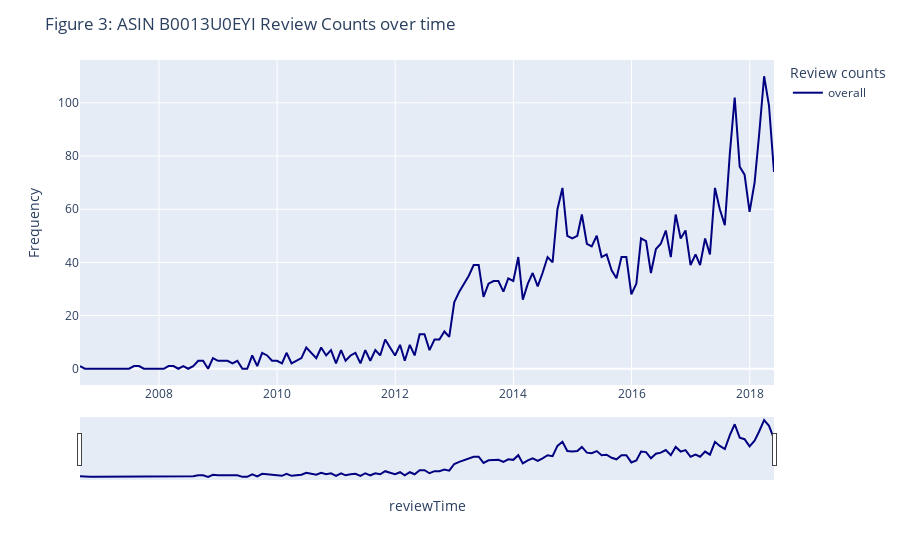

Notebook cell for this chart:
### Code cell
#Plot graph for review counts overtime
fig2 = px.line(monthly_ts_count, x=monthly_ts_count.index, y=monthly_ts_count.columns)

# axis labels and title
fig2.update_layout(
    yaxis_title="Frequency", 
    legend_title="Review counts", 
    title="Figure 3: ASIN B0013U0EYI Review Counts over time"
)
#update color
fig2.update_traces(line_color='navy')
# activate slider
fig2.update_xaxes(rangeslider_visible=True)

fig2.show()

### Figure 1 — Plotly figure (JSON) as saved in the notebook; plotly's stock layout.template omitted (floating-point values rounded to 4 significant figures; data arrays with more than 128 entries replaced by an {"elided": "..."} marker saying what was removed)
{"data": [{"hovertemplate": "variable=overall<br>reviewTime=%{x}<br>value=%{y}<extra></extra>", "legendgroup": "overall", "line": {"color": "navy", "dash": "solid"}, "marker": {"symbol": "circle"}, "mode": "lines", "name": "overall", "orientation": "v", "showlegend": true, "type": "scatter", "x": {"elided": "142 str values"}, "xaxis": "x", "y": {"elided": "142 int values"}, "yaxis": "y"}], "layout": {"legend": {"title": {"text": "Review counts"}, "tracegroupgap": 0}, "margin": {"t": 60}, "title": {"text": "Figure 3: ASIN B0013U0EYI Review Counts over time"}, "xaxis": {"anchor": "y", "domain": [0, 1], "rangeslider": {"visible": true}, "title": {"text": "reviewTime"}}, "yaxis": {"anchor": "x", "domain": [0, 1], "title": {"text": "Frequency"}}}}
